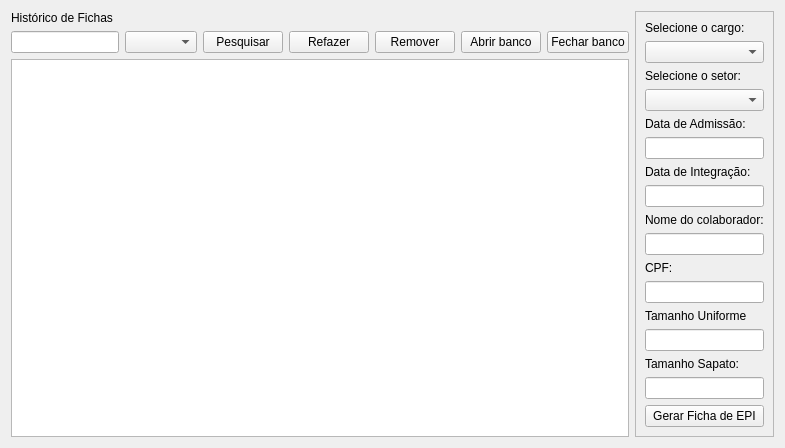
             <widget class="QWidget" name="tab_5">
              <attribute name="title">
               <string>Ficha de EPI</string>
              </attribute>
              <layout class="QHBoxLayout" name="horizontalLayout_11">
               <item>
                <layout class="QVBoxLayout" name="verticalLayout_10">
                 <item>
                  <widget class="QLabel" name="label_10">
                   <property name="text">
                    <string>Histórico de Fichas</string>
                   </property>
                  </widget>
                 </item>
                 <item>
                  <layout class="QHBoxLayout" name="horizontalLayout_7">
                   <item>
                    <widget class="QLineEdit" name="line_pesquisa_ficha"/>
                   </item>
                   <item>
                    <widget class="QComboBox" name="cb_revazer_ficha"/>
                   </item>
                   <item>
                    <widget class="QPushButton" name="btn_pesquisar_colaborador">
                     <property name="text">
                      <string>Pesquisar</string>
                     </property>
                    </widget>
                   </item>
                   <item>
                    <widget class="QPushButton" name="btn_refazer_ficha">
                     <property name="text">
                      <string>Refazer</string>
                     </property>
                    </widget>
                   </item>
                   <item>
                    <widget class="QPushButton" name="btn_remover">
                     <property name="text">
                      <string>Remover</string>
                     </property>
                    </widget>
                   </item>
                   <item>
                    <widget class="QPushButton" name="btn_abrir_banco">
                     <property name="text">
                      <string>Abrir banco</string>
                     </property>
                    </widget>
                   </item>
                   <item>
                    <widget class="QPushButton" name="btn_fechar_banco">
                     <property name="text">
                      <string>Fechar banco</string>
                     </property>
                    </widget>
                   </item>
                  </layout>
                 </item>
                 <item>
                  <widget class="QTableView" name="tw_historico_fichas">
                   <property name="editTriggers">
                    <set>QAbstractItemView::EditTrigger::AnyKeyPressed|QAbstractItemView::EditTrigger::DoubleClicked|QAbstractItemView::EditTrigger::EditKeyPressed</set>
                   </property>
                   <attribute name="horizontalHeaderCascadingSectionResizes">
                    <bool>false</bool>
                   </attribute>
                   <attribute name="horizontalHeaderDefaultSectionSize">
                    <number>150</number>
                   </attribute>
                  </widget>
                 </item>
                </layout>
               </item>
               <item>
                <widget class="QFrame" name="frame_4">
                 <property name="frameShape">
                  <enum>QFrame::Shape::StyledPanel</enum>
                 </property>
                 <property name="frameShadow">
                  <enum>QFrame::Shadow::Raised</enum>
                 </property>
                 <layout class="QVBoxLayout" name="verticalLayout_9">
                  <item>
                   <widget class="QLabel" name="label_5">
                    <property name="text">
                     <string>Selecione o cargo:</string>
                    </property>
                   </widget>
                  </item>
                  <item>
                   <widget class="QComboBox" name="cb_funcao"/>
                  </item>
                  <item>
                   <widget class="QLabel" name="label_6">
                    <property name="text">
                     <string>Selecione o setor:</string>
                    </property>
                   </widget>
                  </item>
                  <item>
                   <widget class="QComboBox" name="cb_setor"/>
                  </item>
                  <item>
                   <widget class="QLabel" name="label_7">
                    <property name="text">
                     <string>Data de Admissão:</string>
                    </property>
                   </widget>
                  </item>
                  <item>
                   <widget class="QLineEdit" name="le_admissao">
                    <property name="sizePolicy">
                     <sizepolicy hsizetype="Preferred" vsizetype="Fixed">
                      <horstretch>0</horstretch>
                      <verstretch>0</verstretch>
                     </sizepolicy>
                    </property>
                   </widget>
                  </item>
                  <item>
                   <widget class="QLabel" name="label_8">
                    <property name="text">
                     <string>Data de Integração:</string>
                    </property>
                   </widget>
                  </item>
                  <item>
                   <widget class="QLineEdit" name="le_integracao">
                    <property name="sizePolicy">
                     <sizepolicy hsizetype="Preferred" vsizetype="Fixed">
                      <horstretch>0</horstretch>
                      <verstretch>0</verstretch>
                     </sizepolicy>
                    </property>
                   </widget>
                  </item>
                  <item>
                   <widget class="QLabel" name="label_12">
                    <property name="text">
                     <string>Nome do colaborador:</string>
                    </property>
                   </widget>
                  </item>
                  <item>
                   <widget class="QLineEdit" name="line_nome">
                    <property name="sizePolicy">
                     <sizepolicy hsizetype="Preferred" vsizetype="Fixed">
                      <horstretch>0</horstretch>
                      <verstretch>0</verstretch>
                     </sizepolicy>
                    </property>
                   </widget>
                  </item>
                  <item>
                   <widget class="QLabel" name="label_13">
                    <property name="text">
                     <string>CPF:</string>
                    </property>
                   </widget>
                  </item>
                  <item>
                   <widget class="QLineEdit" name="line_cpf">
                    <property name="sizePolicy">
                     <sizepolicy hsizetype="Preferred" vsizetype="Fixed">
                      <horstretch>0</horstretch>
                      <verstretch>0</verstretch>
                     </sizepolicy>
                    </property>
                   </widget>
                  </item>
                  <item>
                   <widget class="QLabel" name="label_11">
                    <property name="text">
                     <string>Tamanho Uniforme</string>
                    </property>
                   </widget>
                  </item>
                  <item>
                   <widget class="QLineEdit" name="line_tam_uniforme">
                    <property name="sizePolicy">
                     <sizepolicy hsizetype="Preferred" vsizetype="Fixed">
                      <horstretch>0</horstretch>
                      <verstretch>0</verstretch>
                     </sizepolicy>
                    </property>
                   </widget>
                  </item>
                  <item>
                   <widget class="QLabel" name="label_9">
                    <property name="text">
                     <string>Tamanho Sapato:</string>
                    </property>
                   </widget>
                  </item>
                  <item>
                   <widget class="QLineEdit" name="line_tam_sapato">
                    <property name="sizePolicy">
                     <sizepolicy hsizetype="Preferred" vsizetype="Fixed">
                      <horstretch>0</horstretch>
                      <verstretch>0</verstretch>
                     </sizepolicy>
                    </property>
                   </widget>
                  </item>
                  <item>
                   <widget class="QPushButton" name="btn_gerar_ficha_epi">
                    <property name="text">
                     <string>Gerar Ficha de EPI</string>
                    </property>
                   </widget>
                  </item>
                 </layout>
                </widget>
               </item>
              </layout>
             </widget>
